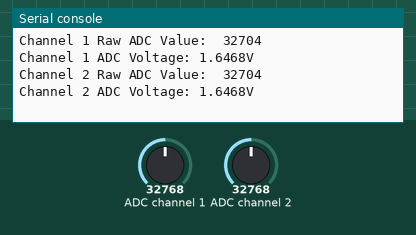
Recording of a program running on a simulated CircuitPython board. Parts: the last lines printed to the serial console. Inputs (shaded band) come from the test bench; at power-on: ADC channel 1 = 32768, ADC channel 2 = 32768 (analog values on the 0–65535 scale).

Above: at 1.2 s.
1.3 s: ADC channel 1 set to 45874
At 2.6 s:
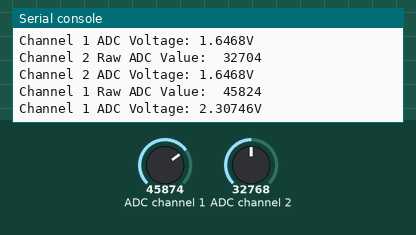
2.8 s: ADC channel 2 set to 45874
At 3.6 s:
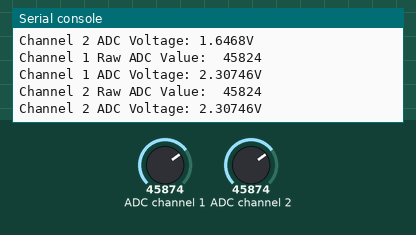
4.3 s: ADC channel 1 set to 57670
5.8 s: ADC channel 2 set to 57670
At 6.8 s:
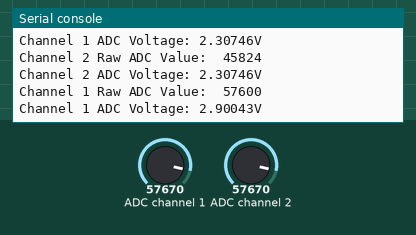
Timing chart, 0 to 8.3 s (numbered marks = the images above; inputs shaded):
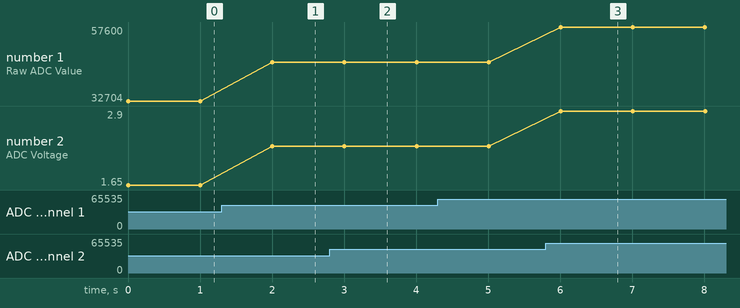

Measured:
- after the input at 1.3 s, the serial console: prints a new line after 0.70 s (image 1)
- after the input at 2.8 s, the serial console: prints a new line after 0.20 s (image 2)
- plotted number 1: 32704 → 45824 after the input at 1.3 s
- plotted number 2: 1.65 → 2.31 after the input at 1.3 s

The program:

ADCRead.py
```python
from time import sleep

import busio
import digitalio
import board
import adafruit_mcp3xxx.mcp3008 as MCP
from adafruit_mcp3xxx.analog_in import AnalogIn

# create the spi bus
spi = busio.SPI(clock=board.SCK, MISO=board.MISO, MOSI=board.MOSI)

# create the cs (chip select)
cs = digitalio.DigitalInOut(board.D5)

# create the mcp object
mcp = MCP.MCP3008(spi, cs)

# create an analog input channel on pin 0
chan = AnalogIn(mcp, MCP.P0)

chan_1 = AnalogIn(mcp, MCP.P1)

chan_2 = AnalogIn(mcp, MCP.P2)

while True:
    # print('Channel 0 Raw ADC Value: ', chan.value)
    # print('Channel 0 ADC Voltage: ' + str(chan.voltage) + 'V')
    print('Channel 1 Raw ADC Value: ', chan_1.value)
    print('Channel 1 ADC Voltage: ' + str(chan_1.voltage) + 'V')
    sleep(1)
    print('Channel 2 Raw ADC Value: ', chan_2.value)
    print('Channel 2 ADC Voltage: ' + str(chan_2.voltage) + 'V')
    sleep(1)
```
